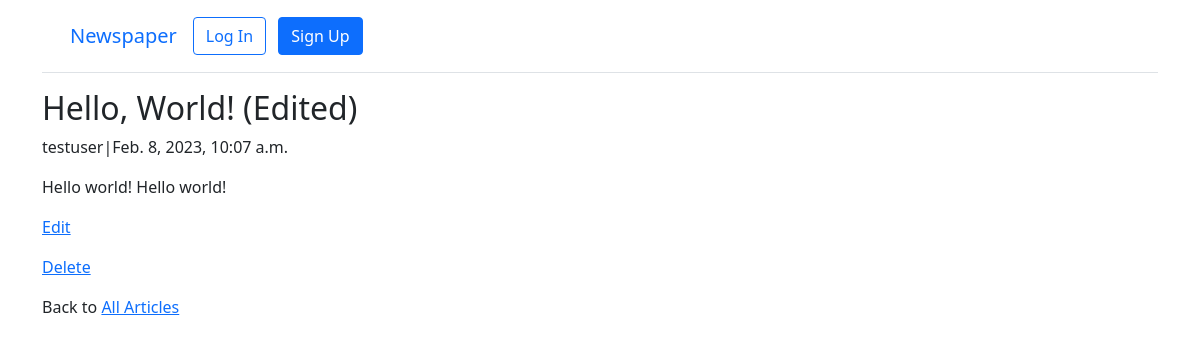
/articles/1/, run on the app's committed database.
### articles/models.py (models this page shows, shortened)
class Article(models.Model):
    title = models.CharField(max_length=255)
    body = models.TextField()
    date = models.DateTimeField(auto_now_add=True)
    author = models.ForeignKey(
        settings.AUTH_USER_MODEL,
        on_delete=models.CASCADE,
    )

### accounts/models.py (models this page shows)
class CustomUser(AbstractUser):
    age = models.PositiveIntegerField(null=True, blank=True)

### articles/views.py (the view)
# urls.py: path("<int:pk>/", ArticleDetailView.as_view(), name="article_detail"),
class ArticleDetailView(DetailView):
    model = Article
    template_name = "article_detail.html"

### templates/article_detail.html
{% extends "base.html" %}
{% block content %}
<div class="article-entry">
    <h2>{{ object.title }}</h2>
    <p>{{ object.author }}|{{ object.date }}</p>
    <p>{{ object.body }}</p>
</div>
<p><a href="{% url 'article_edit' article.pk %}">Edit</a></p>
<p><a href="{% url 'article_delete' article.pk %}">Delete</a></p>
<p>Back to <a href="{% url 'article_list' %}">All Articles</a></p>
{% endblock content %}

### data on the page
Article: title "Hello, World! (Edited)", author "testuser", date "Feb. 8, 2023, 10:07 a.m.", body "Hello world! Hello world!"
